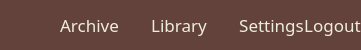
        <widget class="QWidget" name="menu_widget" native="true">
         <property name="minimumSize">
          <size>
           <width>0</width>
           <height>50</height>
          </size>
         </property>
         <property name="maximumSize">
          <size>
           <width>16777215</width>
           <height>50</height>
          </size>
         </property>
         <property name="styleSheet">
          <string notr="true">background-color: rgb(99, 66, 60);
border-top-left-radius : 14;
border-top-right-radius : 14;</string>
         </property>
         <layout class="QHBoxLayout" name="horizontalLayout_2">
          <property name="spacing">
           <number>0</number>
          </property>
          <property name="leftMargin">
           <number>0</number>
          </property>
          <property name="topMargin">
           <number>0</number>
          </property>
          <property name="rightMargin">
           <number>0</number>
          </property>
          <property name="bottomMargin">
           <number>0</number>
          </property>
          <item>
           <widget class="QPushButton" name="menu_logo">
            <property name="minimumSize">
             <size>
              <width>60</width>
              <height>45</height>
             </size>
            </property>
            <property name="maximumSize">
             <size>
              <width>60</width>
              <height>60</height>
             </size>
            </property>
            <property name="toolTip">
             <string>Home</string>
            </property>
            <property name="text">
             <string/>
            </property>
            <property name="icon">
             <iconset resource="../archive-system/icons.qrc">
              <normaloff>:/icons/SORSOGON.png</normaloff>
              <disabledoff>:/icons/SORSOGON.png</disabledoff>:/icons/SORSOGON.png</iconset>
            </property>
            <property name="iconSize">
             <size>
              <width>40</width>
              <height>40</height>
             </size>
            </property>
            <property name="flat">
             <bool>true</bool>
            </property>
           </widget>
          </item>
          <item>
           <widget class="QPushButton" name="menu_archive">
            <property name="minimumSize">
             <size>
              <width>0</width>
              <height>40</height>
             </size>
            </property>
            <property name="maximumSize">
             <size>
              <width>100</width>
              <height>40</height>
             </size>
            </property>
            <property name="font">
             <font>
              <family>Segoe UI Light</family>
              <pointsize>13</pointsize>
             </font>
            </property>
            <property name="toolTip">
             <string>Archive</string>
            </property>
            <property name="styleSheet">
             <string notr="true">color: rgb(238, 238, 220);</string>
            </property>
            <property name="text">
             <string>Archive</string>
            </property>
            <property name="flat">
             <bool>false</bool>
            </property>
           </widget>
          </item>
          <item>
           <widget class="QPushButton" name="menu_library">
            <property name="minimumSize">
             <size>
              <width>120</width>
              <height>40</height>
             </size>
            </property>
            <property name="maximumSize">
             <size>
              <width>120</width>
              <height>40</height>
             </size>
            </property>
            <property name="font">
             <font>
              <family>Segoe UI Light</family>
              <pointsize>13</pointsize>
             </font>
            </property>
            <property name="toolTip">
             <string>Library</string>
            </property>
            <property name="styleSheet">
             <string notr="true">color: rgb(238, 238, 220);</string>
            </property>
            <property name="text">
             <string>Library</string>
            </property>
            <property name="flat">
             <bool>false</bool>
            </property>
           </widget>
          </item>
          <item>
           <widget class="QWidget" name="widget_7" native="true"/>
          </item>
          <item>
           <widget class="QPushButton" name="menu_settings">
            <property name="minimumSize">
             <size>
              <width>0</width>
              <height>40</height>
             </size>
            </property>
            <property name="maximumSize">
             <size>
              <width>78</width>
              <height>40</height>
             </size>
            </property>
            <property name="font">
             <font>
              <family>Segoe UI Light</family>
              <pointsize>13</pointsize>
             </font>
            </property>
            <property name="toolTip">
             <string>Settings</string>
            </property>
            <property name="styleSheet">
             <string notr="true">color: rgb(238, 238, 220);</string>
            </property>
            <property name="text">
             <string>Settings</string>
            </property>
            <property name="flat">
             <bool>false</bool>
            </property>
           </widget>
          </item>
          <item>
           <widget class="QPushButton" name="menu_logout">
            <property name="minimumSize">
             <size>
              <width>0</width>
              <height>40</height>
             </size>
            </property>
            <property name="maximumSize">
             <size>
              <width>79</width>
              <height>40</height>
             </size>
            </property>
            <property name="font">
             <font>
              <family>Segoe UI Light</family>
              <pointsize>13</pointsize>
             </font>
            </property>
            <property name="toolTip">
             <string>Logout</string>
            </property>
            <property name="styleSheet">
             <string notr="true">color: rgb(238, 238, 220);</string>
            </property>
            <property name="text">
             <string>Logout</string>
            </property>
            <property name="flat">
             <bool>false</bool>
            </property>
           </widget>
          </item>
         </layout>
        </widget>
